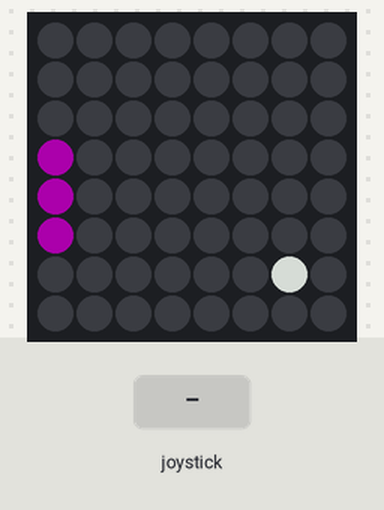
This program was run on a simulated Raspberry Pi (BCM pin numbers) with a Sense HAT. Parts: the Sense HAT's 8×8 RGB LED matrix. Inputs (shaded band) come from the test bench. Dim RGB values are drawn brighter than linear; the 64×8 strip is a reading aid, not a part: it shows the text the matrix is scrolling, unrolled, one strip-width of it at a time.

Above: at 0.9 s.
1.3 s: joystick pushed up
At 1.65 s:
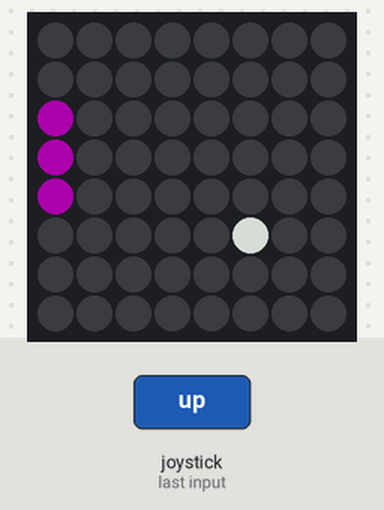
At 2.15 s:
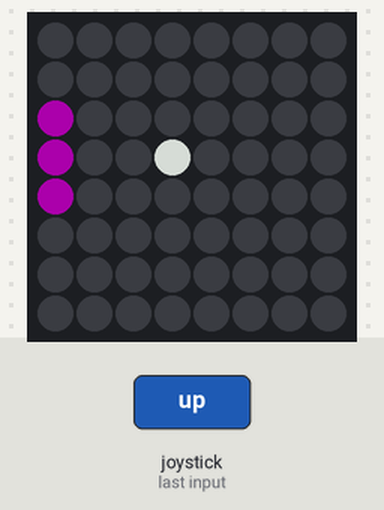

The program:

sense_pong.py
```python
from sense_hat import SenseHat
from time import sleep

sh = SenseHat()

r = (205, 0, 0)
g = (0, 180, 0)
b = (0, 0, 230)
c = (0, 180, 230)
m = (240, 0, 255)
w = (150, 150, 150)
y = (225, 195, 0)
o = (230, 180, 0)
p = (50, 0, 50)
k = (0, 0, 0)

sh.clear()

bat_y = 4
ball_position = [3, 3]
ball_velocity = [1, 1]

def draw_bat():
    sh.set_pixel(0, bat_y, p)
    sh.set_pixel(0, bat_y + 1, p)
    sh.set_pixel(0, bat_y - 1, p)

def move_up(event):
    global bat_y
    if event.action == 'pressed' and bat_y > 1:
        bat_y -= 1

def move_down(event):
    global bat_y
    if event.action == 'pressed' and bat_y < 6:
        bat_y += 1

def draw_ball():
    sh.set_pixel(ball_position[0], ball_position[1], w)
    ball_position[0] += ball_velocity[0]
    if ball_position[0] == 7 or ball_position[0] == 0:
        ball_velocity[0] = -ball_velocity[0]
    ball_position[1] += ball_velocity[1]
    if ball_position[1] == 7 or ball_position[1] == 0:
        ball_velocity[1] = -ball_velocity[1]
    if ball_position[0] == 1 and (bat_y - 1) <= ball_position[1] <= (bat_y + 1):
        ball_velocity[0] = -ball_velocity[0]
    if ball_position[0] == 0:
        sh.show_message("You lose")

while True:
    sh.clear(k)
    sh.stick.direction_up = move_up
    sh.stick.direction_down = move_down
    draw_bat()
    draw_ball()
    sleep(.25)

sleep(1)
sh.clear()
```

Measured:
- after the input at 1.3 s, the LEDs: change after 0.23 s (image 1)
